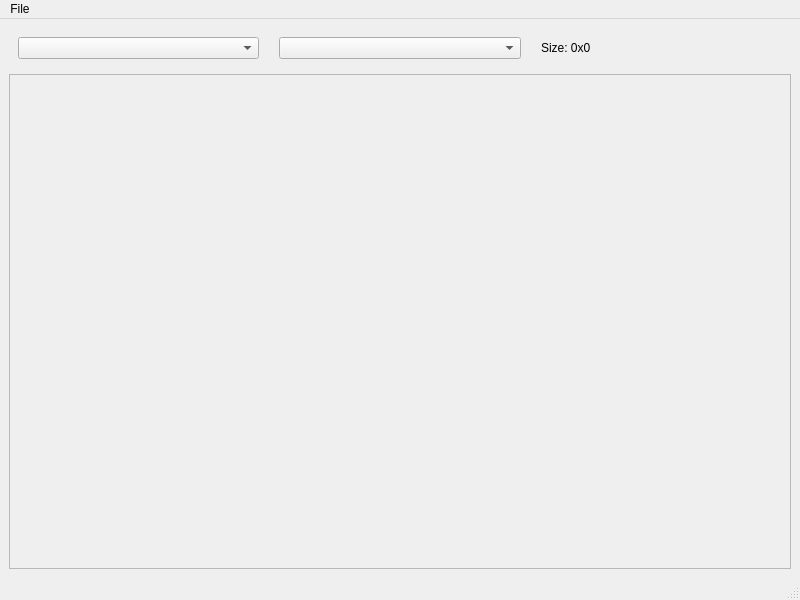
<?xml version="1.0" encoding="UTF-8"?>
<ui version="4.0">
 <class>MainWindow</class>
 <widget class="QMainWindow" name="MainWindow">
  <property name="geometry">
   <rect>
    <x>0</x>
    <y>0</y>
    <width>800</width>
    <height>600</height>
   </rect>
  </property>
  <property name="windowTitle">
   <string>MainWindow</string>
  </property>
  <widget class="QWidget" name="centralwidget">
   <layout class="QVBoxLayout" name="verticalLayout">
    <item>
     <widget class="QWidget" name="horizontalWidget" native="true">
      <property name="sizePolicy">
       <sizepolicy hsizetype="Preferred" vsizetype="Preferred">
        <horstretch>0</horstretch>
        <verstretch>0</verstretch>
       </sizepolicy>
      </property>
      <layout class="QHBoxLayout" name="horizontalLayout">
       <property name="spacing">
        <number>20</number>
       </property>
       <item>
        <widget class="QComboBox" name="fileComboBox"/>
       </item>
       <item>
        <widget class="QComboBox" name="layersComboBox"/>
       </item>
       <item>
        <widget class="QLabel" name="sizeLabel">
         <property name="text">
          <string>Size: 0x0</string>
         </property>
        </widget>
       </item>
      </layout>
     </widget>
    </item>
    <item>
     <widget class="QScrollArea" name="scrollArea">
      <property name="widgetResizable">
       <bool>true</bool>
      </property>
      <widget class="QWidget" name="scrollAreaWidgetContents">
       <property name="geometry">
        <rect>
         <x>0</x>
         <y>0</y>
         <width>780</width>
         <height>491</height>
        </rect>
       </property>
       <layout class="QVBoxLayout" name="verticalLayout_2">
        <item>
         <widget class="QLabel" name="imageLabel">
          <property name="text">
           <string/>
          </property>
         </widget>
        </item>
       </layout>
      </widget>
     </widget>
    </item>
   </layout>
  </widget>
  <widget class="QMenuBar" name="menubar">
   <property name="geometry">
    <rect>
     <x>0</x>
     <y>0</y>
     <width>800</width>
     <height>21</height>
    </rect>
   </property>
   <widget class="QMenu" name="menuFile">
    <property name="title">
     <string>File</string>
    </property>
    <addaction name="actionUpload"/>
   </widget>
   <addaction name="menuFile"/>
  </widget>
  <widget class="QStatusBar" name="statusbar"/>
  <action name="actionUpload">
   <property name="text">
    <string>Upload</string>
   </property>
   <property name="toolTip">
    <string>Upload .jpg, .png</string>
   </property>
  </action>
 </widget>
 <resources/>
 <connections/>
</ui>
